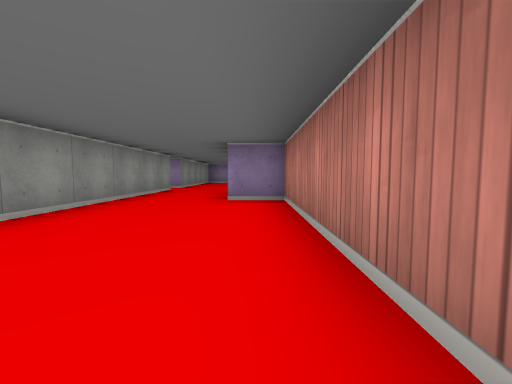
[1] (above)

12 first-person views from a walk through a cub3D level. The camera is about half as high as the walls, tilts 4° down and sees 90° across. The floor is counted in squares. Each view is taken from the middle of a square. On the plan, view 1 faces up. The plan holds only what a view shows up to about 9 squares ahead; the rest is blank.

[2]
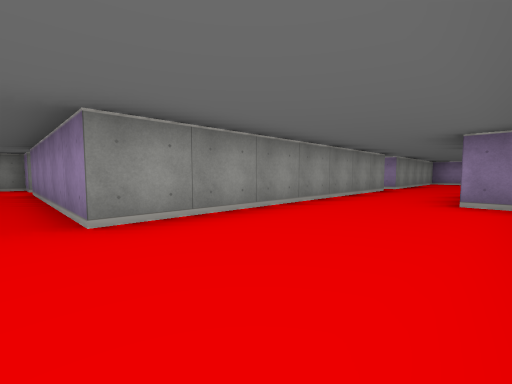

[3]
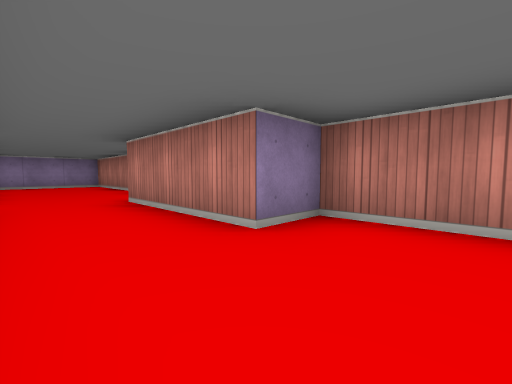

[4]
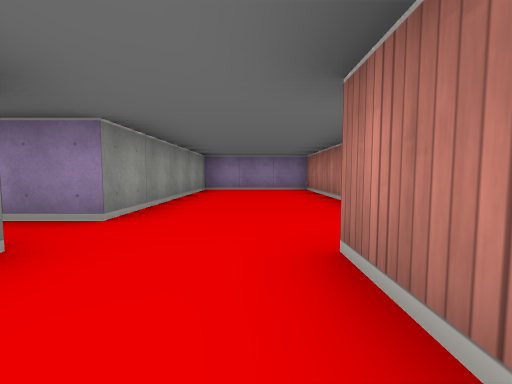

[5]
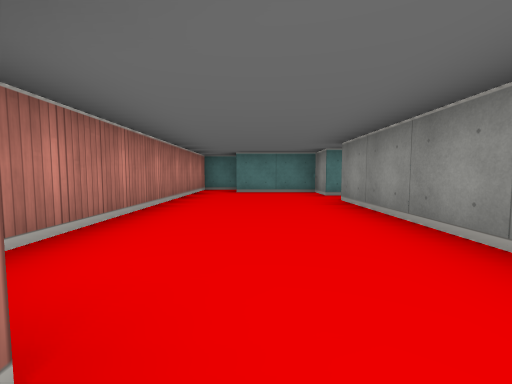

[6]
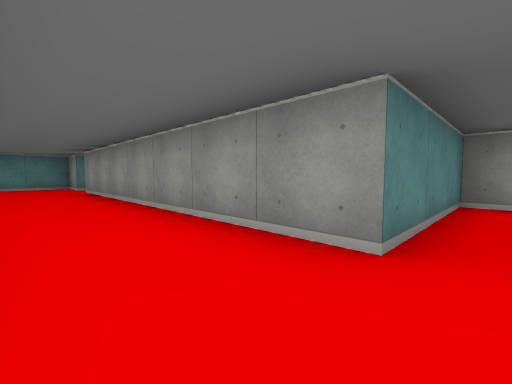

[7]
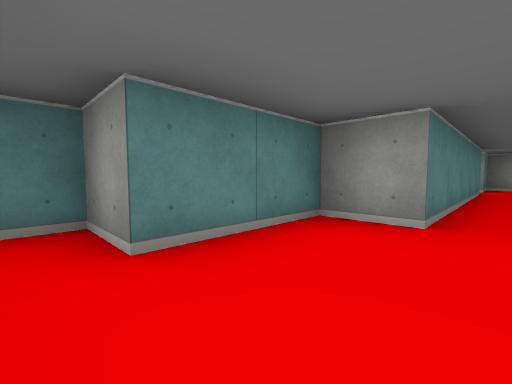

[8]
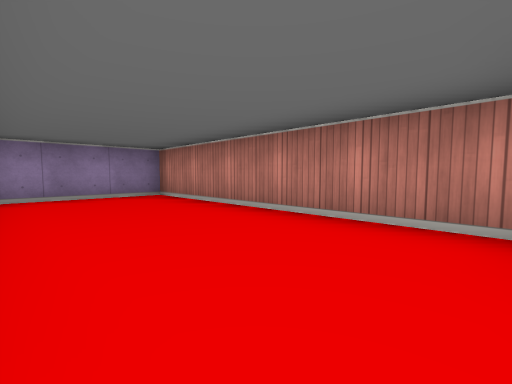

[9]
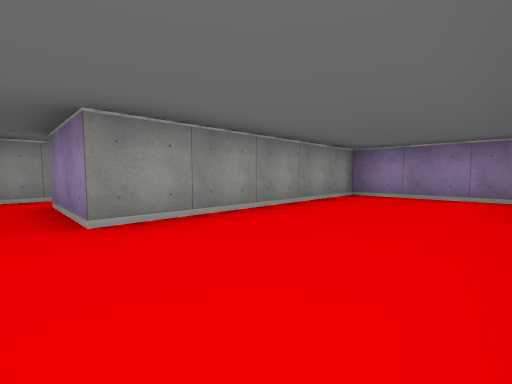

[10]
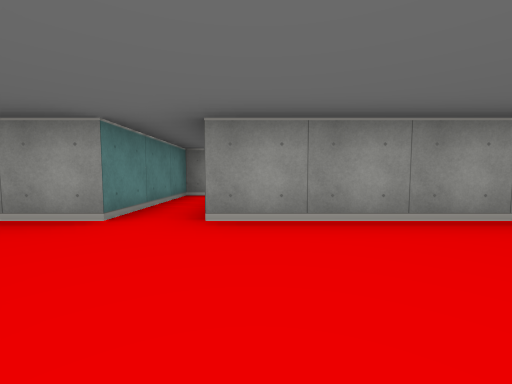

[11]
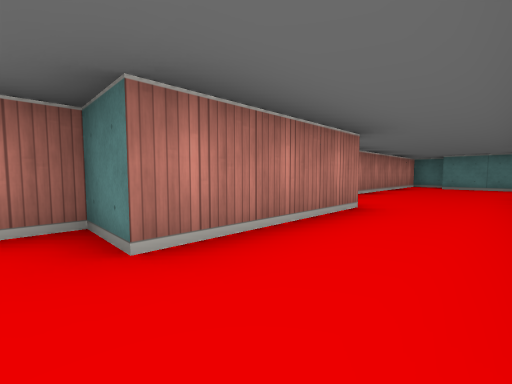

[12]
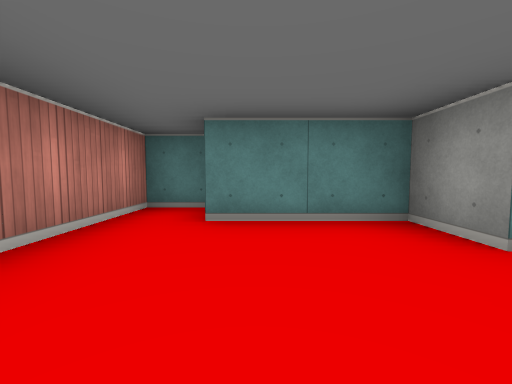

### Floor plan
Points are (right, up) in squares from view 1. A wall is a line through its corners. A room is listed if a view was taken in it or the views show most of it. See-through windows are left out.
Room 1 (views 1, 2, 3, 4, 5, 6, 7, 8, 9, 10, 11, 12)
walls: (-4.5, 7.5) (-2.5, 7.5) (-2.5, 0.5) (-7.5, 0.5); (-7.5, -0.5) (-2.5, -0.5) (-2.5, -1.5) (-0.5, -1.5) (-0.5, -2.5) (0.5, -2.5) (0.5, 4.5) (-0.5, 4.5) (-0.5, 7.5) (0.5, 7.5) (0.5, 13.5) (-2.5, 13.5) (-2.5, 8.5) (-4.5, 8.5); (-8.5, 0.5) (-9.5, 0.5) (-9.5, -0.5) (-8.5, -0.5)
ways out: opening at (-3.5, 8)

Positions as (right, up) in squares from view 1, and headings:
1: (0, 0), facing up
2: (0, 0), facing up-left
3: (-2, 3), facing up-right
4: (-1, 6), facing up
5: (-1, 5), facing down
6: (-1, 8), facing down-left
7: (0, 0), facing down-left
8: (-2, 8), facing up-right
9: (0, 8), facing up-left
10: (0, 9), facing left
11: (-2, 8), facing down-right
12: (-1, 1), facing down
